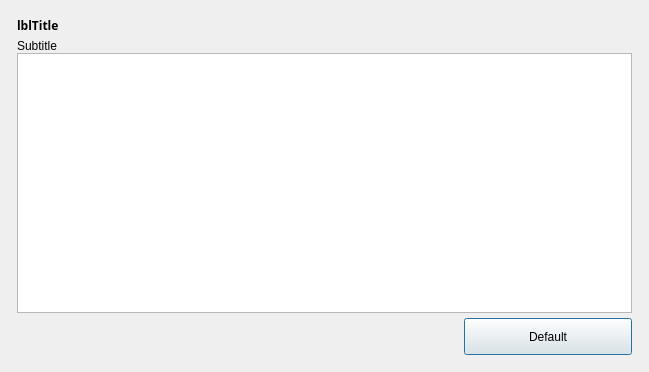
<?xml version="1.0" encoding="UTF-8"?>
<ui version="4.0">
 <class>Dialog</class>
 <widget class="QDialog" name="Dialog">
  <property name="geometry">
   <rect>
    <x>0</x>
    <y>0</y>
    <width>649</width>
    <height>372</height>
   </rect>
  </property>
  <property name="windowTitle">
   <string>Dialog</string>
  </property>
  <property name="autoFillBackground">
   <bool>false</bool>
  </property>
  <layout class="QVBoxLayout" name="verticalLayout_2">
   <item>
    <widget class="QFrame" name="frContainer">
     <property name="frameShape">
      <enum>QFrame::NoFrame</enum>
     </property>
     <property name="frameShadow">
      <enum>QFrame::Raised</enum>
     </property>
     <layout class="QVBoxLayout" name="verticalLayout">
      <property name="spacing">
       <number>0</number>
      </property>
      <property name="margin">
       <number>6</number>
      </property>
      <item>
       <layout class="QHBoxLayout" name="DialogTitle">
        <property name="bottomMargin">
         <number>5</number>
        </property>
        <item>
         <widget class="QLabel" name="lblTitle">
          <property name="sizePolicy">
           <sizepolicy hsizetype="Preferred" vsizetype="Preferred">
            <horstretch>0</horstretch>
            <verstretch>0</verstretch>
           </sizepolicy>
          </property>
          <property name="maximumSize">
           <size>
            <width>16777215</width>
            <height>45</height>
           </size>
          </property>
          <property name="font">
           <font>
            <family>Century Gothic</family>
            <weight>75</weight>
            <bold>true</bold>
           </font>
          </property>
          <property name="text">
           <string>lblTitle</string>
          </property>
         </widget>
        </item>
       </layout>
      </item>
      <item>
       <layout class="QHBoxLayout" name="horizontalLayout">
        <item>
         <layout class="QVBoxLayout" name="contentLayout">
          <item>
           <widget class="QLabel" name="lblSubtitle">
            <property name="text">
             <string>Subtitle</string>
            </property>
            <property name="wordWrap">
             <bool>true</bool>
            </property>
           </widget>
          </item>
          <item>
           <widget class="QTextEdit" name="txtMessage"/>
          </item>
         </layout>
        </item>
       </layout>
      </item>
      <item>
       <layout class="QHBoxLayout" name="DialogButtons">
        <property name="topMargin">
         <number>5</number>
        </property>
        <item>
         <spacer name="ButtonSpacer">
          <property name="orientation">
           <enum>Qt::Horizontal</enum>
          </property>
          <property name="sizeHint" stdset="0">
           <size>
            <width>40</width>
            <height>20</height>
           </size>
          </property>
         </spacer>
        </item>
        <item>
         <widget class="QPushButton" name="btnOK">
          <property name="enabled">
           <bool>true</bool>
          </property>
          <property name="minimumSize">
           <size>
            <width>168</width>
            <height>37</height>
           </size>
          </property>
          <property name="maximumSize">
           <size>
            <width>168</width>
            <height>37</height>
           </size>
          </property>
          <property name="text">
           <string>Default</string>
          </property>
          <property name="default">
           <bool>false</bool>
          </property>
         </widget>
        </item>
       </layout>
      </item>
     </layout>
    </widget>
   </item>
  </layout>
 </widget>
 <resources/>
 <connections/>
</ui>
